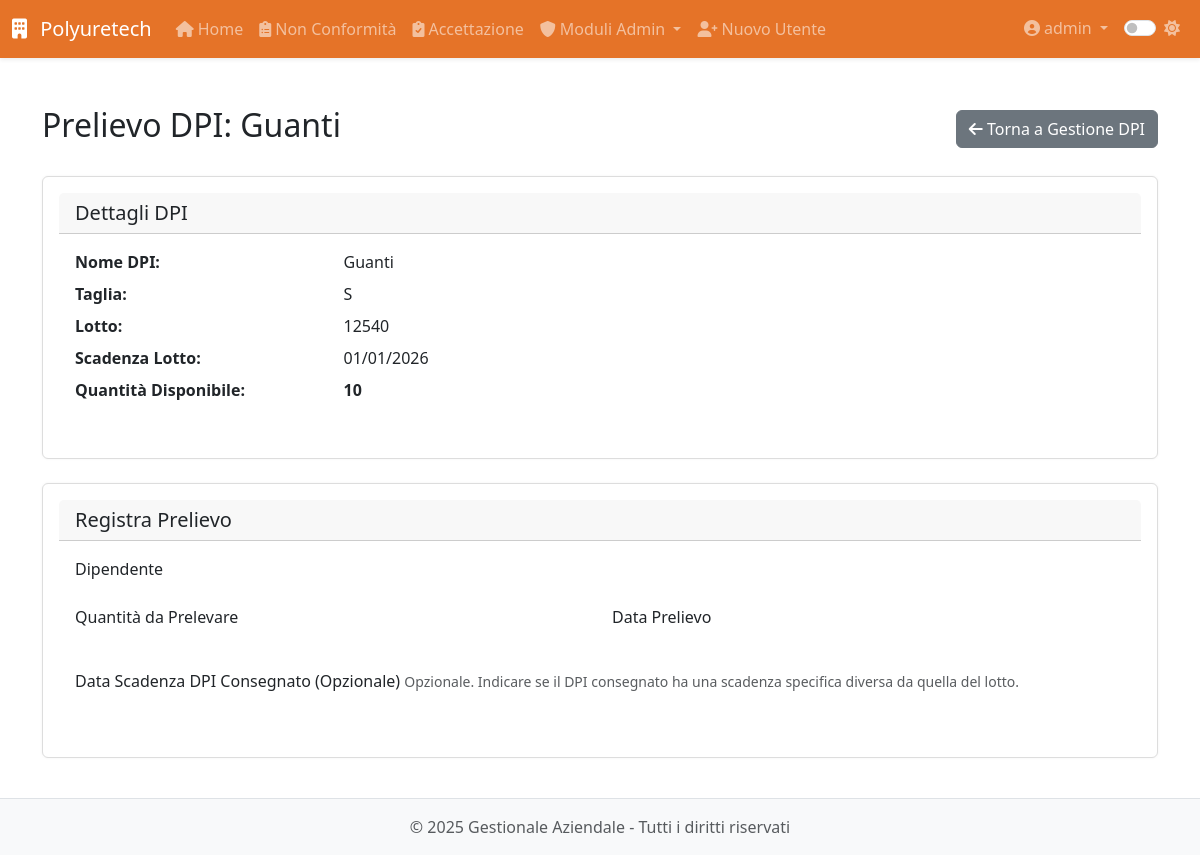
Screenshot of /modulo8/sicurezza/dpi/1/prelievo (signed in) with the database file from the repository.
### app/models.py (models this page shows, shortened)
class User(UserMixin, db.Model):
    __tablename__ = 'users'
    id = db.Column(db.Integer, primary_key=True)
    username = db.Column(db.String(64), unique=True, nullable=False, index=True)
    email = db.Column(db.String(120), unique=True, nullable=False, index=True)
    password_hash = db.Column(db.String(128), nullable=False)
    role = db.Column(db.String(20), default='operatore')  # 'operatore' o 'admin'
    created_at = db.Column(db.DateTime, default=datetime.utcnow)
    last_login = db.Column(db.DateTime)
    is_active = db.Column(db.Boolean, default=True)
    is_admin = db.Column(db.Boolean, default=False)
    modules = db.Column(db.String(255), default='')  # Lista di moduli accessibili separati da virgola
    modulo1_entries = db.relationship('Modulo1Entry',
                               backref='author',
                               lazy='dynamic',
                               foreign_keys='Modulo1Entry.user_id')
    modulo5_entries = db.relationship('Modulo5Entry',
                               backref='author',
                               lazy='dynamic',
                               foreign_keys='Modulo5Entry.user_id')
    def is_admin(self):
        return self.role == 'admin'

class DPI(db.Model):
    __tablename__ = 'dpi'
    id = db.Column(db.Integer, primary_key=True)
    nome = db.Column(db.String(150), nullable=False)
    descrizione = db.Column(db.Text, nullable=True)
    categoria = db.Column(db.String(100), nullable=True)
    fornitore = db.Column(db.String(150), nullable=True)
    codice = db.Column(db.String(50), nullable=True)
    taglia = db.Column(db.String(50), nullable=True)
    lotto = db.Column(db.String(100), nullable=True)
    data_acquisto = db.Column(db.Date, nullable=True)
    data_scadenza = db.Column(db.Date, nullable=True)
    data_scadenza_lotto = db.Column(db.Date, nullable=True)
    quantita_disponibile = db.Column(db.Integer, nullable=False, default=0)
    prelievi = db.relationship('PrelievoDPI', backref='dpi_item', lazy='dynamic', cascade="all, delete-orphan")

### app/routes/modulo8.py (the view, shortened to what this page needs)
@modulo8.route('/sicurezza/dpi/<int:dpi_id>/prelievo', methods=['GET', 'POST'])
@login_required
@admin_required
def prelievo_dpi(dpi_id):
    dpi_item = DPI.query.get_or_404(dpi_id)
    form = PrelievoDPIForm()
    return render_template('modulo8/sicurezza/dpi/form_prelievo_dpi.html',
                           form=form,
                           dpi_item=dpi_item,
                           title=f"Prelievo DPI: {dpi_item.nome}")

### app/forms.py
class PrelievoDPIForm(FlaskForm):
    dipendente_id = SelectField('Dipendente', coerce=int, validators=[DataRequired()])
    quantita_prelevata = IntegerField('Quantità da Prelevare', validators=[DataRequired(), NumberRange(min=1)])
    data_prelievo = DateField('Data Prelievo', format='%Y-%m-%d', default=date.today, validators=[DataRequired()])
    data_scadenza_dpi_consegnato = DateField('Data Scadenza DPI Consegnato (Opzionale)', format='%Y-%m-%d', validators=[Optional()])
    submit = SubmitField('Registra Prelievo DPI')
    def __init__(self, *args, **kwargs):
        super(PrelievoDPIForm, self).__init__(*args, **kwargs)
        from app.models import Dipendente
        choices = [(d.id, f"{d.nome} {d.cognome}") for d in Dipendente.query.filter_by(archiviato=False).order_by(Dipendente.cognome, Dipendente.nome).all()]
        if not choices:
            self.dipendente_id.choices = [(0, "Nessun dipendente disponibile")] # o disabilitare il campo
        else:
            self.dipendente_id.choices = [(0, "Seleziona dipendente...")] + choices

### app/models.py (called while the page is built)
@login_manager.user_loader
def load_user(id):
    return User.query.get(int(id))

### app/utils.py (called while the page is built)
def admin_required(f):
    @wraps(f)
    def decorated_function(*args, **kwargs):
        if not current_user.is_admin:
            abort(403)
        return f(*args, **kwargs)
    return decorated_function

### app/templates/modulo8/sicurezza/dpi/form_prelievo_dpi.html (shortened to what this page needs)
{% extends 'base.html' %}
{% from 'common_macros.html' import render_field_with_errors, render_submit_button %}
{% block content %}
<div class="module-view">
    <div class="d-flex justify-content-between align-items-center mb-4">
        <h2>{{ title }}</h2>
        <a href="{{ url_for('modulo8.gestione_dpi') }}" class="btn btn-secondary">
            <i class="fas fa-arrow-left"></i> Torna a Gestione DPI
        </a>
    </div>
    <div class="card mb-4">
        <div class="card-header">
            <h5 class="mb-0">Dettagli DPI</h5>
        </div>
        <div class="card-body">
            <dl class="row">
                <dt class="col-sm-3">Nome DPI:</dt>
                <dd class="col-sm-9">{{ dpi_item.nome }}</dd>
                <dt class="col-sm-3">Taglia:</dt>
                <dd class="col-sm-9">{{ dpi_item.taglia if dpi_item.taglia else 'N/A' }}</dd>
                <dt class="col-sm-3">Lotto:</dt>
                <dd class="col-sm-9">{{ dpi_item.lotto if dpi_item.lotto else 'N/A' }}</dd>
                <dt class="col-sm-3">Scadenza Lotto:</dt>
                <dd class="col-sm-9">{{ dpi_item.data_scadenza_lotto.strftime('%d/%m/%Y') if dpi_item.data_scadenza_lotto else 'N/D' }}</dd>
                <dt class="col-sm-3">Quantità Disponibile:</dt>
                <dd class="col-sm-9"><strong>{{ dpi_item.quantita_disponibile }}</strong></dd>
            </dl>
        </div>
    </div>
    <div class="card">
        <div class="card-header">
            <h5 class="mb-0">Registra Prelievo</h5>
        </div>
        <div class="card-body">
            <form method="POST" action="">
                {{ render_field_with_errors(form.dipendente_id, class="form-select") }}
                <div class="row mt-3">
                    <div class="col-md-6">
                        {{ render_field_with_errors(form.quantita_prelevata, class="form-control", type="number", min="1", max=dpi_item.quantita_disponibile) }}
                    </div>
                    <div class="col-md-6">
                        {{ render_field_with_errors(form.data_prelievo, class="form-control", type="date") }}
                    </div>
                </div>
                <div class="mt-3">
                     {{ render_field_with_errors(form.data_scadenza_dpi_consegnato, class="form-control", type="date", help_text="Opzionale. Indicare se il DPI consegnato ha una scadenza specifica diversa da quella del lotto.") }}
                </div>
            </form>
        </div>
    </div>
</div>
{% endblock %}

### app/templates/base.html (shortened to what this page needs)
<!DOCTYPE html>
<html lang="it">
<head>
    <link href="https://cdn.jsdelivr.net/npm/bootstrap@5.3.0-alpha1/dist/css/bootstrap.min.css" rel="stylesheet">
    <link rel="stylesheet" href="https://cdnjs.cloudflare.com/ajax/libs/font-awesome/6.0.0/css/all.min.css">
    <link id="theme-style" rel="stylesheet" href="{{ url_for('static', filename='css/theme-' + theme + '.css') }}">
    <link rel="stylesheet" href="{{ url_for('static', filename='css/style.css') }}">
    <link rel="stylesheet" href="{{ url_for('static', filename='css/modulo8.css') }}">
</head>
<body>
    <header class="navbar navbar-expand-lg navbar-dark bg-primary sticky-top shadow-sm">
        <div class="container-fluid">
            <a class="navbar-brand" href="{{ url_for('dashboard.index') }}">
                <i class="fas fa-building me-2"></i> Polyuretech
            </a>
            <div class="collapse navbar-collapse" id="navbarMain">
                {% if current_user.is_authenticated %}
                <ul class="navbar-nav me-auto">
                    <li class="nav-item">
                        <a class="nav-link" href="{{ url_for('dashboard.index') }}">
                            <i class="fas fa-home me-1"></i>Home
                        </a>
                    </li>
                    <li class="nav-item">
                        <a class="nav-link" href="{{ url_for('modulo1.index') }}">
                            <i class="fas fa-clipboard-list me-1"></i>Non Conformità
                        </a>
                    </li>
                    <li class="nav-item">
                        <a class="nav-link" href="{{ url_for('modulo5.index') }}">
                            <i class="fas fa-clipboard-check me-1"></i>Accettazione
                        </a>
                    </li>
                    {% if current_user.is_admin() %}
                    <li class="nav-item dropdown">
                        <a class="nav-link dropdown-toggle" href="#" id="adminModulesDropdown" data-bs-toggle="dropdown">
                            <i class="fas fa-shield-alt me-1"></i>Moduli Admin
                        </a>
                    </li>
                    <li class="nav-item">
                        <a class="nav-link" href="{{ url_for('auth.register') }}">
                            <i class="fas fa-user-plus me-1"></i>Nuovo Utente
                        </a>
                    </li>
                    {% endif %}
                </ul>
                <ul class="navbar-nav ms-auto">
                    <li class="nav-item dropdown">
                        <a class="nav-link dropdown-toggle" href="#" id="userDropdown" data-bs-toggle="dropdown">
                            <i class="fas fa-user-circle me-1"></i>{{ current_user.username }}
                        </a>
                    </li>
                    <li class="nav-item">
                        <div class="nav-link">
                            <div class="form-check form-switch">
                                <input class="form-check-input" type="checkbox" id="darkModeToggle" {% if theme == 'dark' %}checked{% endif %}>
                                <label class="form-check-label" for="darkModeToggle">
                                    <i id="theme-icon" class="fas {% if theme == 'dark' %}fa-moon{% else %}fa-sun{% endif %}"></i>
                                </label>
                            </div>
                        </div>
                    </li>
                </ul>
                {% endif %}
            </div>
        </div>
    </header>
    <main class="container py-4">
        {% block content %}{% endblock %}
    </main>
    <footer class="footer mt-auto py-3 bg-light">
        <div class="container text-center">
            <span class="text-muted">&copy; {{ current_year }} {{ app_name }} - Tutti i diritti riservati</span>
        </div>
    </footer>
</body>
</html>

### app/static/css/theme-light.css (style rules this page uses)
:root { --primary-color: #e05a00d7; --secondary-color: #6c757d; --bg-color: #ffffff; --text-color: #212529; --border-color: #dee2e6; --hover-bg: #f8f9fa; --card-bg: #ffffff; --card-border: #e9ecef; --input-bg: #ffffff; --input-border: #ced4da; --footer-bg: #f8f9fa; --footer-text: #6c757d; --bs-primary-rgb: 0, 0, 0; --bs-success-rgb: 1, 150, 20; --bs-info-rgb: 0, 0, 255; --bs-purple-rgb: 128, 0, 128; --bs-orange-rgb: 255, 165, 0; --bs-teal-rgb: 180, 180, 180; --bs-warning-rgb: 255, 255, 0; --bs-danger-rgb: 255, 0, 0; --bs-btn-bg: #ffffff; }
body { background-color: var(--bg-color); color: var(--text-color); transition: all 0.3s ease; }
.navbar-dark { background-color: var(--primary-color) !important; }
.card { background-color: var(--card-bg); border-color: var(--card-border); box-shadow: 0 0.125rem 0.25rem rgba(0, 0, 0, 0.075); transition: all 0.3s ease; }
.footer { background-color: var(--footer-bg) !important; color: var(--footer-text); border-top: 1px solid var(--border-color); }

### app/static/css/style.css (style rules this page uses)
body { display: flex; flex-direction: column; min-height: 100vh; }
main { flex: 1; }

### app/static/css/modulo8.css (style rules this page uses)
.card { background: #fff; padding: 1rem; border: 1px solid #ddd; border-radius: 6px; margin-bottom: 1rem; box-shadow: 0 0 3px rgba(0,0,0,0.05); }

### rows the page displays
User: username "admin"
DPI: nome "Guanti", taglia "S", lotto "12540", data_scadenza_lotto "01/01/2026", quantita_disponibile "10"

### other values shown
{{ title }} "Prelievo DPI: Guanti"
{{ field.label(class="form-label") }} "Dipendente Quantità da Prelevare Data Prelievo Data Scadenza DPI Consegnato (Opzionale)"
{{ help_text }} "Opzionale. Indicare se il DPI consegnato ha una scadenza specifica diversa da quella del lotto."
{{ app_name }} "Gestionale Aziendale"
